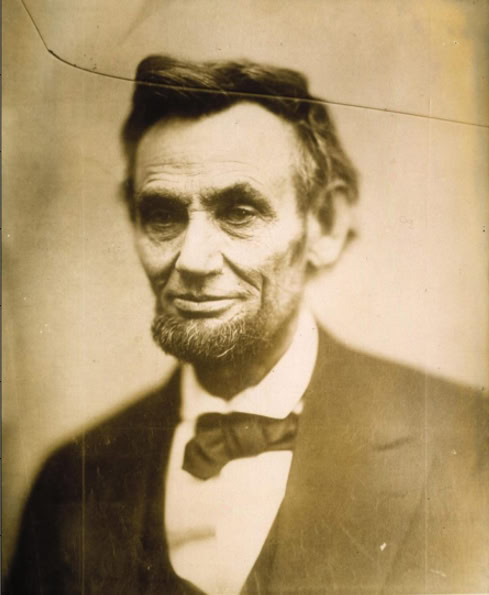
#> input picture image/abraham.jpg, 489 x 595 px, found by its file name
$ jupyter execute 37_Inpainting_to_Restore_Damaged_Photos.ipynb
#> lines starting #> are read from the running program, lines starting #| are printed output that depends on the picture; after the words box and inside, x2 and y2 are one past the last pixel; in counts of white or black regions, pixels touching at a corner belong together
<a href="https://colab.research.google.com/github/Davron030901/OpenCv/blob/main/37_Inpainting_to_Restore_Damaged_Photos.ipynb" target="_parent"></a>

# **Inpainting to Restore Damaged Photos**

**In this lesson we'll take a damaged old photo, and restore it using the inpaint() function**

[cell 1]
# Our Setup, Import Libaries, Create our Imshow Function and Download our Images
import cv2
import numpy as np
from matplotlib import pyplot as plt

# Define our imshow function
def imshow(title = "Image", image = None, size = 10):
    w, h = image.shape[0], image.shape[1]
    aspect_ratio = w/h
    plt.figure(figsize=(size * aspect_ratio,size))
    plt.imshow(cv2.cvtColor(image, cv2.COLOR_BGR2RGB))
    plt.title(title)
    plt.show()

[cell 2]
# Load our damaged photo
image = cv2.imread('abraham.jpg')
#> image is the input picture: shape (595, 489, 3); mean B, G, R 110.5, 149.8, 172.9
imshow('Original Damaged Photo', image)

# Load the photo where we've marked the damaged areas
marked_damages = cv2.imread('mask.jpg', 0)
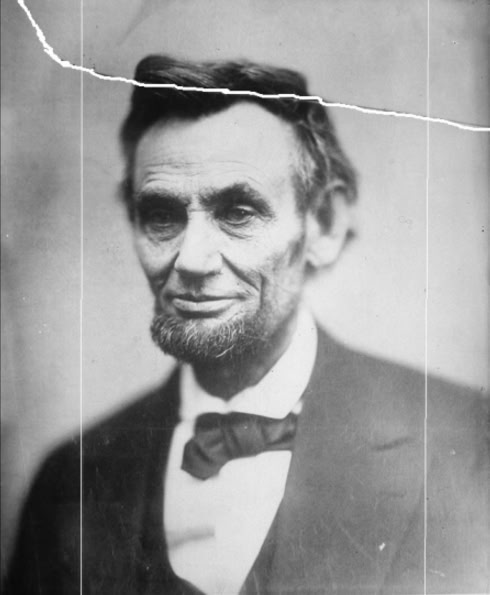
#> input picture image/mask.jpg, 490 x 595 px, found by its file name
#> marked_damages is the input picture: shape (595, 490); min 8, max 255, mean 153.4
imshow('Marked Damages', marked_damages)

# Let's make a mask out of our marked image be changing all colors
# that are not white, to black
ret, thresh1 = cv2.threshold(marked_damages, 254, 255, cv2.THRESH_BINARY)
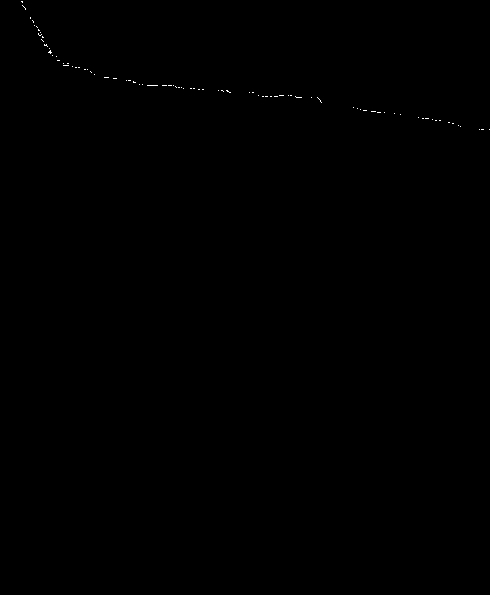
#> thresh1: shape (595, 490); 0.07% white in thin lines or dots, all inside (x1, y1, x2, y2) = (21, 1, 490, 130)
imshow('Threshold Binary', thresh1)


# Let's dilate (make thicker) our the marks w made
# since thresholding has narrowed it slightly
kernel = np.ones((7,7), np.uint8)

mask = cv2.dilate(thresh1, kernel, iterations = 1)
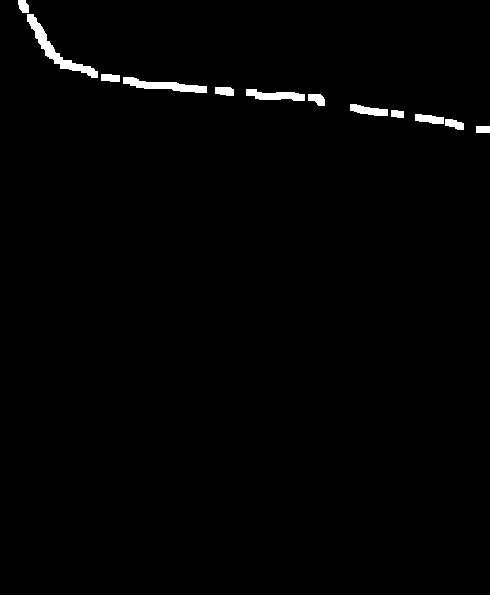
#> mask: shape (595, 490); 1.1% white; 12 white regions, largest, box (x1, y1, x2, y2) and area: (27, 14, 98, 78) 858, (123, 77, 207, 93) 626, (246, 89, 305, 101) 436
mask = cv2.resize(mask, image.shape[:2][::-1])
#> mask: shape (595, 489)
imshow('Dilated Mask', mask)
cv2.imwrite("abraham_mask.png", mask)

restored = cv2.inpaint(image, mask, 3, cv2.INPAINT_TELEA)
imshow('Restored', restored)
